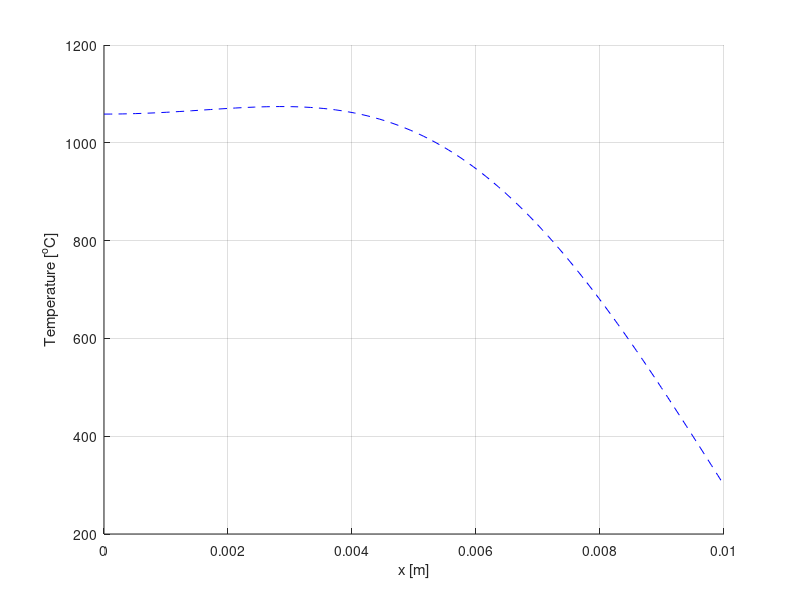

Source code (MATLAB):
% clear 
% close
% Set maximum number of partial sums
nmax = 100;
c = 300;
k = 4.5;
Tw = 300;
Tw2 = 420;
rho = 11000;
alpha = k/(rho*c);
q = (300E6/(2/pi))*0.02;
q1 = (300E6/(2/pi));
L = 0.01;
% Initialize domain
x = linspace(0,L,100);
% Plot initial condition

% Calculate temperature of rod at various times
% t=[5 10 20 40 80];
t = 5;
% t = linspace(0,5,11);
maxT=zeros(length(t),1);
count = 0;
for w=1:length(t)
T = 0;
for n=1:nmax
fun = @(x) ((Tw2 + (((L^2)*q1*sin((pi.*x)/(L))/((pi^2)*k))))-Tw).*cos((2*n-1)*pi.*x/(2*L));
top = integral(fun,0,L);

fun2 = @(x) (cos((2*n-1)*pi.*x/(2*L))).^2;
bottom = integral(fun2,0,L);
Bn = top/bottom;

% Bn = 4*C/(n*pi);
% Bn = constant*((4*(pi*k*L*Tw-(2*(L^3))*q)/(n*(pi^2)*k)))/L;

% T =T +Bn*cos(n*pi*x/(2*L))*exp((-n^2*pi^2*alpha*t)/(4*L^2));
  T =T +Bn*cos((2*n-1)*pi.*x/(2*L))*exp((-(4*n^2-4*n+1)*(pi^2)*alpha*t(w))/(4*L^2));
end

% term2 = (((L^2)*q*sin((pi*x)/(L))/((pi^2)*k)));
% term3 = (-L*q*x/(pi*k));
% term4 =  ((L^2)*q/(pi*k));
% term2 = (((L^2)*q*sin(pi*x/L)/((pi^2)*k)));
% term3 = (-L*q.*x/(pi*k));
% term4 =  ((L^2)*q/(pi*k));
% T = T + term2 + term3 + term4 + Tw;
T = T + Tw;
hold on
plot(x,T,'b--')
maxT(w) = max(T);
% plot(t(w),max(T),'--')
% switch w
%     case 1
%         plot(x,T,'r--')
%     case 2
%         plot(x,T,'k--')
%     case 3
%         plot(x,T,'b--')
%     case 4
%         plot(x,T,'g--')
%     case 5
%         plot(x,T,'m--')
% end

end
grid on
% plot(t,maxT,'b--')
% xlabel('Time [s]')
xlabel('x [m]')
ylabel('Temperature [^{o}C]')

